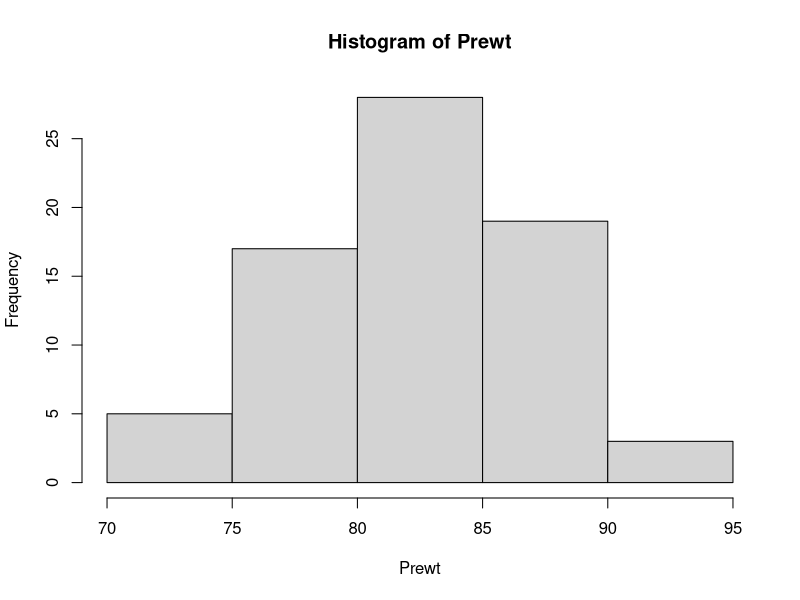
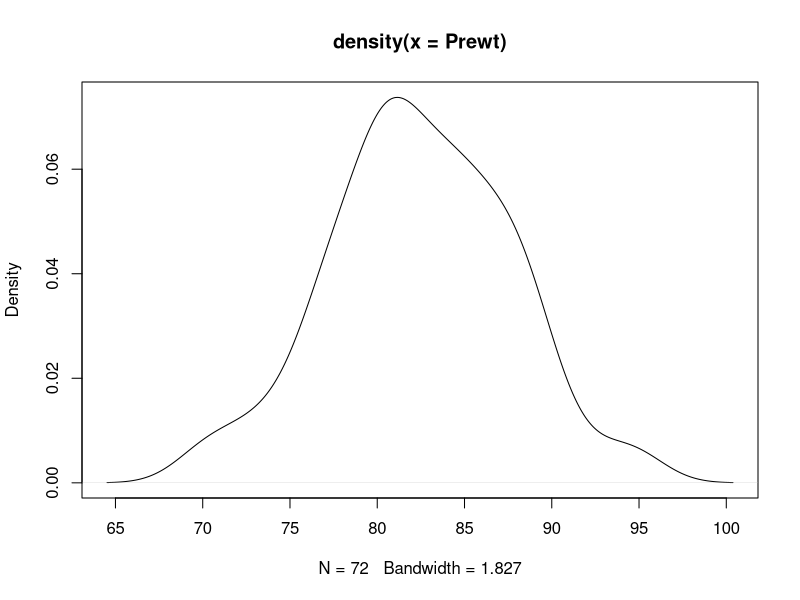
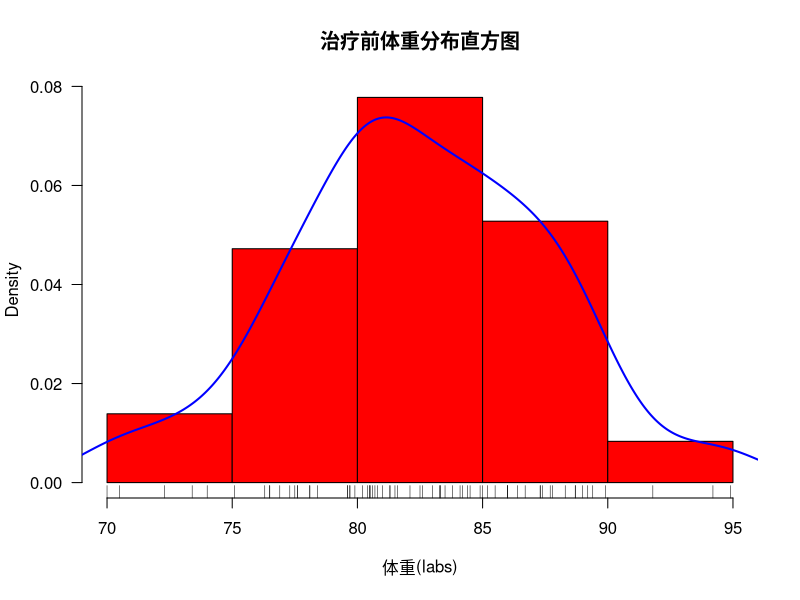

Generate these figures, in order, with R:
# 直方图 histogram 是用于展示连续性变量分布的最常用工具，它本质上是对密度函数的一种估计
# 使用hist()函数绘制直方图
# 以anorexia 为例
data(anorexia, package = "MASS")
print(str(anorexia))
attach(anorexia)
hist(Prewt)
plot(density(Prewt)) # 密度曲线为数据的分布提供一种更为平滑的描述

# 将一幅直方图添加一条密度曲线和轴须图。此时需要在函数hist()里面设定freq 为FALSE
# 参数las 设为1 是为了将纵轴的刻度标签横向显示

hist(Prewt, freq = FALSE, col = "red", 
    xlab = "体重(labs)",
    main = "治疗前体重分布直方图",
    las = 1)
lines(density(Prewt), col = "blue", lwd = 2)
rug(Prewt)   # 添加轴须图，以展示数据分布的密集趋势
detach(anorexia)